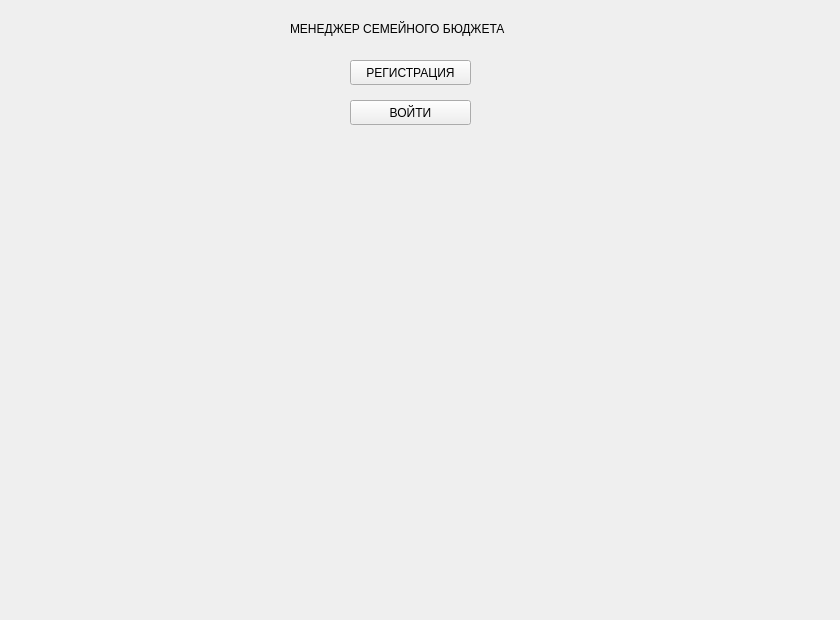
<?xml version="1.0" encoding="UTF-8"?>
<ui version="4.0">
 <class>UserScreenUI</class>
 <widget class="QWidget" name="UserScreenUI">
  <property name="geometry">
   <rect>
    <x>0</x>
    <y>0</y>
    <width>840</width>
    <height>620</height>
   </rect>
  </property>
  <property name="windowTitle">
   <string>Form</string>
  </property>
  <widget class="QLabel" name="family_budget_manager_label">
   <property name="geometry">
    <rect>
     <x>290</x>
     <y>20</y>
     <width>261</width>
     <height>17</height>
    </rect>
   </property>
   <property name="text">
    <string>МЕНЕДЖЕР СЕМЕЙНОГО БЮДЖЕТА</string>
   </property>
  </widget>
  <widget class="QPushButton" name="registration_pushButton">
   <property name="geometry">
    <rect>
     <x>350</x>
     <y>60</y>
     <width>121</width>
     <height>25</height>
    </rect>
   </property>
   <property name="text">
    <string>РЕГИСТРАЦИЯ</string>
   </property>
  </widget>
  <widget class="QPushButton" name="enter_pushButton">
   <property name="geometry">
    <rect>
     <x>350</x>
     <y>100</y>
     <width>121</width>
     <height>25</height>
    </rect>
   </property>
   <property name="text">
    <string>ВОЙТИ</string>
   </property>
  </widget>
 </widget>
 <resources/>
 <connections/>
</ui>
